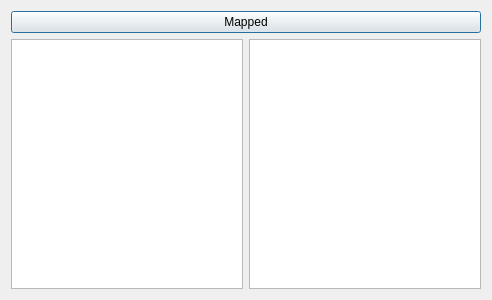
<?xml version="1.0" encoding="UTF-8"?>
<ui version="4.0">
 <class>Dialog</class>
 <widget class="QDialog" name="Dialog">
  <property name="geometry">
   <rect>
    <x>0</x>
    <y>0</y>
    <width>492</width>
    <height>300</height>
   </rect>
  </property>
  <property name="windowTitle">
   <string>Dialog</string>
  </property>
  <layout class="QVBoxLayout" name="verticalLayout">
   <item>
    <widget class="QPushButton" name="pushButton">
     <property name="text">
      <string>Mapped</string>
     </property>
    </widget>
   </item>
   <item>
    <layout class="QHBoxLayout" name="horizontalLayout">
     <item>
      <widget class="QListWidget" name="listWidget"/>
     </item>
     <item>
      <widget class="QListWidget" name="listWidget_2"/>
     </item>
    </layout>
   </item>
  </layout>
 </widget>
 <layoutdefault spacing="6" margin="11"/>
 <resources/>
 <connections/>
</ui>
